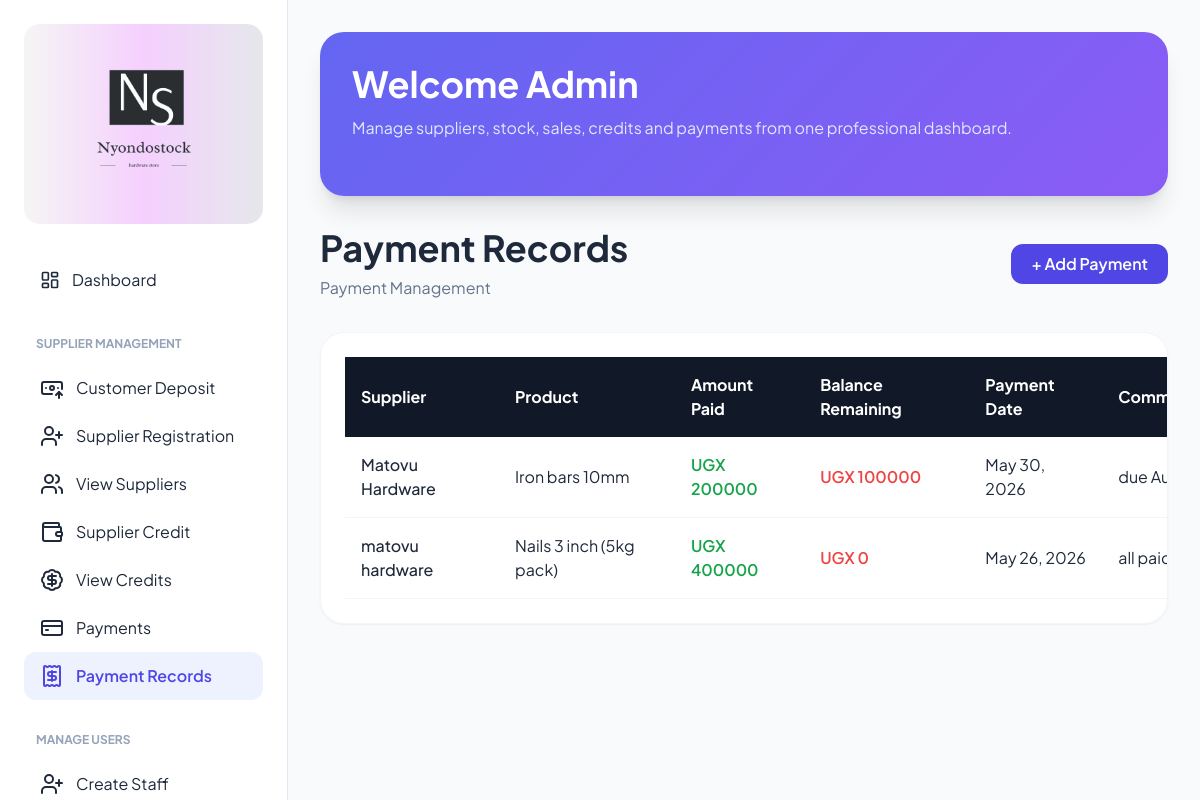
/supplier/payment/table/, run on the app's committed database.
### nyondoapp/models.py (models this page shows)
class Payment(models.Model):
    supplier_name = models.CharField(blank=False, max_length=255, unique=True)
    product_description = models.CharField(blank=False, max_length=255)
    amount_paid = models.IntegerField(blank=False)
    payment_date = models.DateField(auto_now_add=True)
    balance_remaining = models.IntegerField(blank=False)
    comments = models.TextField()

### nyondoapp/views.py (the view)
# urls.py: path('supplier/payment/table/', views.payment_table, name='payment_table'),
def payment_table(request):
    payment = Payment.objects.all().order_by('-id')
    return render(request, 'account/payment_table.html', {'payment': payment})

### nyondoapp/templates/account/payment_table.html (shortened to what this page needs)
{% extends 'base.html' %}
{% load static %}
{% block content %}
  <div class="mb-8 flex items-center justify-between">
    <div>
      <h1 class="text-4xl font-bold text-slate-800">Payment Records</h1>
      <p class="text-slate-500 mt-2">Payment Management</p>
    </div>
    <a href="{% url 'payment_register' %}" class="bg-indigo-600 hover:bg-indigo-700 text-white px-5 py-2 rounded-xl font-semibold transition">
      + Add Payment
    </a>
  </div>
  <div class="bg-white rounded-3xl p-6 shadow-sm border border-slate-100 overflow-x-auto">
    <table class="w-full min-w-[1100px]">
      <thead class="bg-gray-900 text-white">
        <tr>
          <th class="text-left py-4 px-4">Supplier</th>
          <th class="text-left py-4 px-4">Product</th>
          <th class="text-left py-4 px-4">Amount Paid</th>
          <th class="text-left py-4 px-4">Balance Remaining</th>
          <th class="text-left py-4 px-4">Payment Date</th>
          <th class="text-left py-4 px-4">Comments</th>
        </tr>
      </thead>
      <tbody>
        {% for item in payment %}
        <tr class="border-b border-slate-100 hover:bg-slate-50">
          <td class="py-4 px-4 font-medium">{{ item.supplier_name }}</td>
          <td class="px-4">{{ item.product_description }}</td>
          <td class="px-4 text-green-600 font-semibold">UGX {{ item.amount_paid }}</td>
          <td class="px-4 text-red-500 font-semibold">UGX {{ item.balance_remaining }}</td>
          <td class="px-4">{{ item.payment_date }}</td>
          <td class="px-4">{{ item.comments }}</td>
        </tr>
        {% empty %}
        <tr>
          <td colspan="7" class="text-center py-8 text-slate-500">No payments recorded yet.</td>
        </tr>
        {% endfor %}
      </tbody>
    </table>
  </div>
{% endblock %}

### nyondoapp/templates/base.html (style rules this page uses)
body { font-family: "Plus Jakarta Sans", sans-serif; background-color: #f8fafc; }

### data on the page
Payment: supplier_name "Matovu Hardware", product_description "Iron bars 10mm", amount_paid "200000", balance_remaining "100000", payment_date "May 30, 2026", comments "due…"
Payment: supplier_name "matovu hardware", product_description "Nails 3 inch (5kg pack)", amount_paid "400000", balance_remaining "0", payment_date "May 26, 2026", comments "all…"
